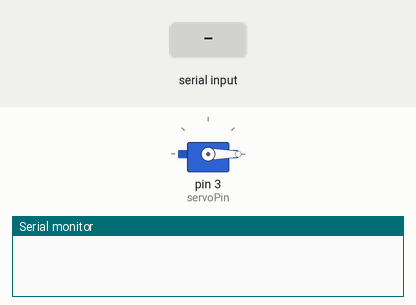
A sketch run on a simulated Arduino Uno, built with avr-gcc and run on an emulated ATmega328P. Shown: servo, the last lines printed to the serial monitor. Inputs (shaded band) come from the test bench.

Above: at 1.2 s.
1.3 s: "90,45\n" received over Serial
At 1.7 s:
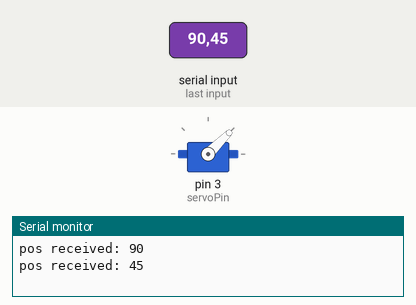
3.8 s: "30,150\n" received over Serial
At 4.6 s:
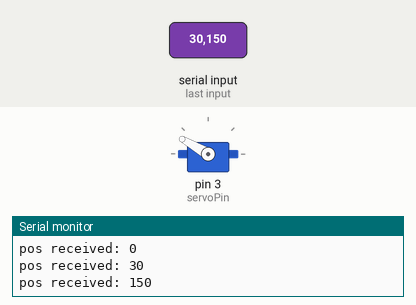
6.3 s: "200\n" received over Serial
At 6.6 s:
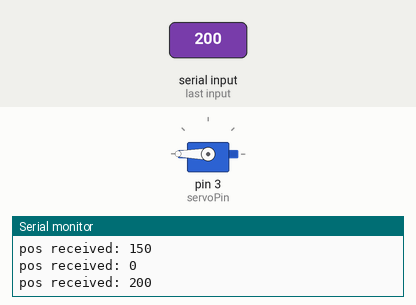
Timing chart, 0 to 9.3 s (numbered marks = the images above; inputs shaded):
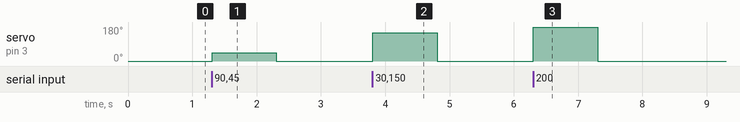

Measured:
- after the input at 1.3 s, servo on pin 3 (servoPin): 0° → 45° at once, → 0° 1.0 s later
- after the input at 3.8 s, servo on pin 3 (servoPin): 0° → 150° at once, → 0° 1.0 s later
- after the input at 6.3 s, servo on pin 3 (servoPin): 0° → 180° at once, → 0° 1.0 s later

The sketch:

ServoPosSetter.ino
```cpp
#include <Servo.h>
Servo myservo;

int servoPin = 3;
int servoPos = 0;

void setup() {
  Serial.begin(9600);
  myservo.attach(servoPin);
}

void loop() {
  servoPos = readPos();
  myservo.write(servoPos);
}

int readPos(){
  int receivedInt;
  if (Serial.available()) {
    receivedInt = Serial.parseInt();
    if (receivedInt < 180 || receivedInt > 0) {
      Serial.print("pos received: ");
      Serial.println(receivedInt);
      return receivedInt;
    } else {return servoPos;};
  } else {
    return servoPos;
  }
}
```
